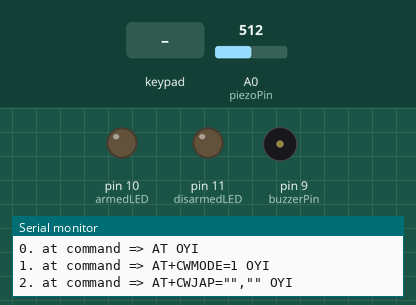
This sketch was run on a simulated Arduino Uno, built with avr-gcc and run on an emulated ATmega328P. On the bench: output pins drawn as LEDs (lit = HIGH), buzzer (waves = sounding), the last lines printed to the serial monitor. Inputs (shaded band) come from the test bench; at power-on: A0 (piezoPin) = 512. The modem accepts every AT command (registered, SIM ready, sends succeed) and sends nothing else.

Above: at 1.2 s.
1.3 s: keypad keys 1 2 3 4 pressed 0.4 s apart
At 2.68 s:
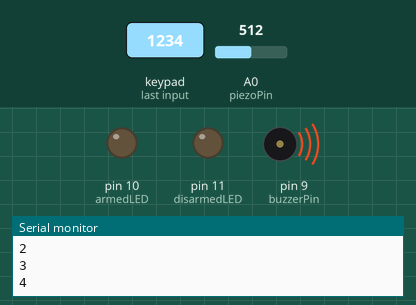
4.4 s: key '1' pressed
Timing chart, 0 to 7.4 s (numbered marks = the images above; inputs shaded):
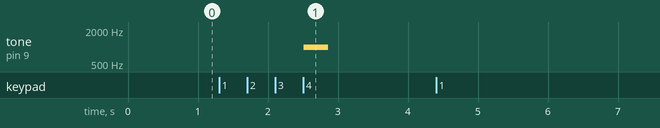

The sketch:

alarm-system.ino
```cpp
/* TODO
 * - Use a FSM approach towards the code, easier to showcase
 * - Replace delay() with millis() for buzzer delay code, revamp it with better code and greater functionality. Use ToneAC library perhaps?
 * - Work on fixing the WiFi code stuff to include all 4 fields (Sensor1 - Sensor 4)
 * - Revamp code to include alarm enabling/disabling with LED and buzzer prompts
 */

#include <SoftwareSerial.h>
#include <Keypad.h>

const int piezoPin = A0;
const int buzzerPin = 9; //buzzer to arduino pin 10
const int armedLED = 10;
const int disarmedLED = 11;

int piezoState = LOW;

/* WiFi stuff */

String AP = "";
String AP_Password = "";

String API_Key = "YOUR_API_KEY";   // CHANGE ME
String API_Host = "api.thingspeak.com";
String API_Port = "80";
String API_Sensor1 = "Sensor1";
String API_Sensor2 = "Sensor2";
String API_Sensor3 = "Sensor3";
String API_Sensor4 = "Sensor4";

int countTrueCommand;
int countTimeCommand;
boolean found = false;
int valSensor = 1;

SoftwareSerial esp8266(0, 1);  // Pin 0 = RX, Pin 1 = TX

/* Keyboard stuff */

const String password = "1234";
String input_password;

const byte ROWS = 4;
const byte COLS = 3;

char hexaKeys[ROWS][COLS] = {
  {'1', '2', '3'},
  {'4', '5', '6'},
  {'7', '8', '9'},
  {'*', '0', '#'}
};

byte rowPins[ROWS] = {8, 7, 6, 5};
byte colPins[COLS] = {4, 3, 2};

Keypad customKeypad = Keypad(makeKeymap(hexaKeys), rowPins, colPins, ROWS, COLS);

/* Here we go! */

void setup(){
  pinMode(buzzerPin, OUTPUT);
  pinMode(armedLED, OUTPUT);
  pinMode(disarmedLED, OUTPUT);
  Serial.begin(9600);
  esp8266.begin(115200);
  sendCommand("AT",5,"OK");
  sendCommand("AT+CWMODE=1",5,"OK");
  sendCommand("AT+CWJAP=\""+ AP +"\",\""+ AP_Password +"\"",20,"OK");
  input_password.reserve(32);
}

void loop(){
  char customKey = customKeypad.getKey();
  if(customKey){
    Serial.println(customKey);
    input_password += customKey;
    if(input_password == password){
      activateBuzzer();
      piezoState = HIGH;
    }
  }

  if(piezoState){
    int piezoADC = analogRead(piezoPin);
    float piezoV = piezoADC / 1023.0 * 5.0;
    Serial.println(piezoV); // Print the voltage.
    String getData = "GET /update?api_key="+ API_Key +"&"+ API_Sensor1 +"="+String(piezoV);
    sendCommand("AT+CIPMUX=1",5,"OK");
    sendCommand("AT+CIPSTART=0,\"TCP\",\""+ API_Host +"\","+ API_Port,15,"OK");
    sendCommand("AT+CIPSEND=0," +String(getData.length()+4),4,">");
    esp8266.println(getData);delay(1500);
    countTrueCommand++;
    sendCommand("AT+CIPCLOSE=0",5,"OK");
  }
}

void activateBuzzer(){
  tone(buzzerPin, 1000); // Send 1KHz sound signal...
  delay(350);        // ...for 1 sec
  noTone(buzzerPin);
}

void sendCommand(String command, int maxTime, char readReplay[]) {
  Serial.print(countTrueCommand);
  Serial.print(". at command => ");
  Serial.print(command);
  Serial.print(" ");
  while(countTimeCommand < (maxTime*1)){
    esp8266.println(command);     //at+cipsend
    if(esp8266.find(readReplay)){ //ok
      found = true;
      break;
    }
    countTimeCommand++;
  }
  if(found){
    Serial.println("OYI");
    countTrueCommand++;
    countTimeCommand = 0;
  }
  else{
    Serial.println("Fail");
    countTrueCommand = 0;
    countTimeCommand = 0;
  }
  found = false;
}
```

Measured:
- after the input at 1.3 s, tone on pin 9 (buzzerPin): silent → 1000 Hz after 1.2 s, → silent 0.35 s later
